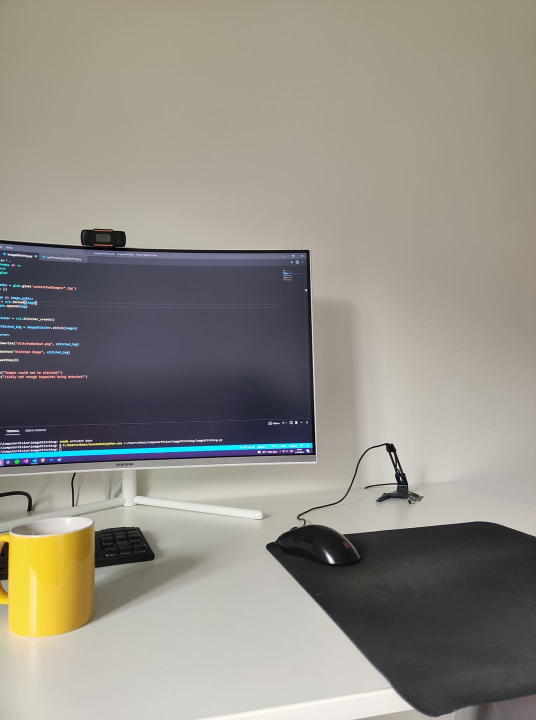
#> input picture Lab4/images/3_images/first.jpg, 1072 x 1440 px (shown at 1/2 size)
$ python tempCodeRunnerFile.py
#> lines starting #> are read from the running program, lines starting #| are printed output that depends on the picture
#> further down, img1 is the input picture: shape (1440, 1072, 3); mean B, G, R 132.5, 141.3, 145.1
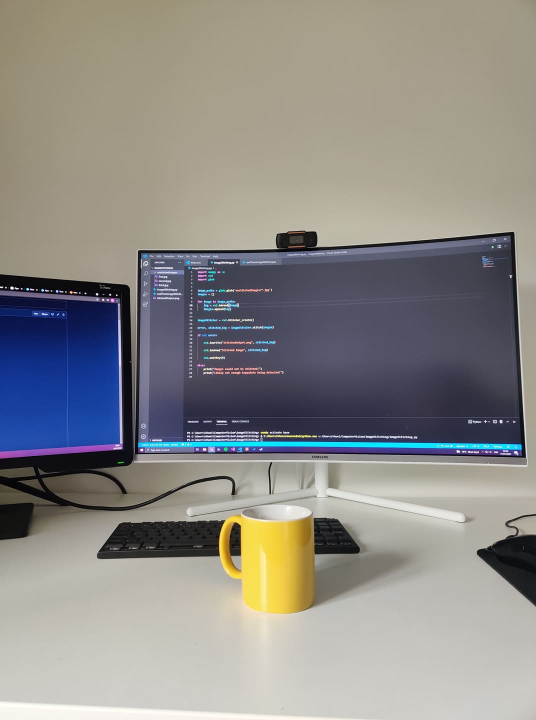
#> input picture Lab4/images/3_images/second.jpg, 1072 x 1440 px (shown at 1/2 size)
#> further down, img2 is the input picture: shape (1440, 1072, 3); mean B, G, R 135.7, 139.1, 140.8
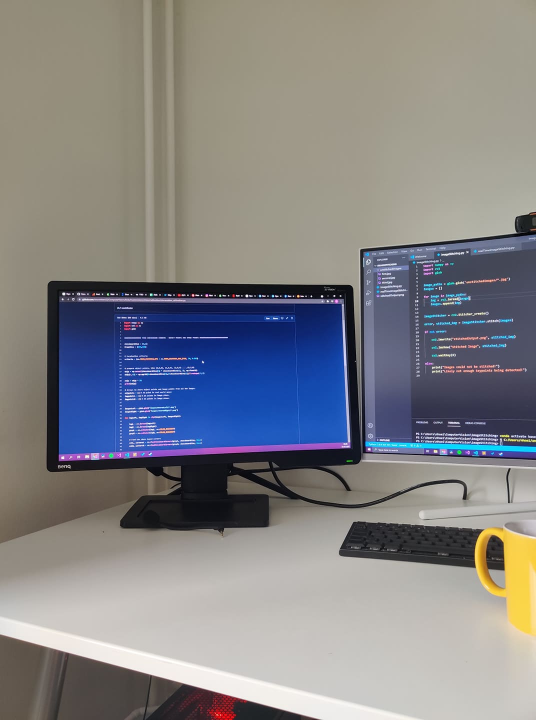
#> input picture Lab4/images/3_images/third.jpg, 1072 x 1440 px (shown at 1/2 size)
#> further down, img3 is the input picture: shape (1440, 1072, 3); mean B, G, R 133.6, 130.6, 130.7
import cv2
import numpy as np

def stitch_images(img1, img2, img3):
    # Convert images to grayscale
    gray1 = cv2.cvtColor(img1, cv2.COLOR_BGR2GRAY)
    gray2 = cv2.cvtColor(img2, cv2.COLOR_BGR2GRAY)
    gray3 = cv2.cvtColor(img3, cv2.COLOR_BGR2GRAY)
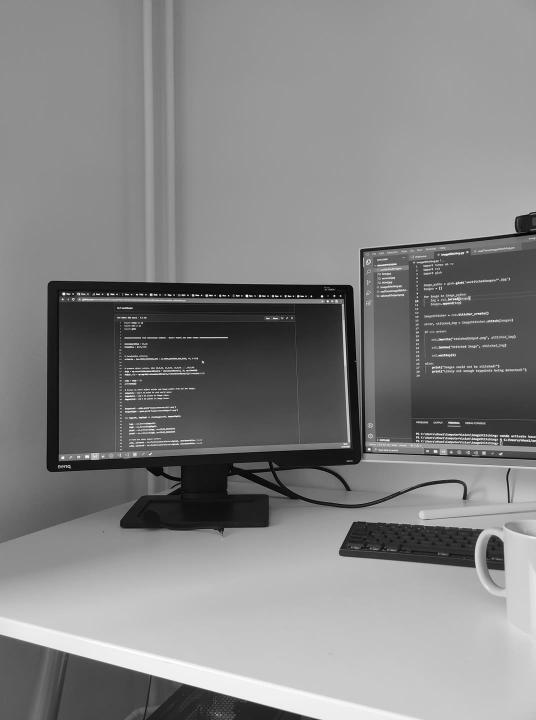
#> gray3: shape (1440, 1072) (shown at 1/2 size); min 0, max 255, mean 130.9

    # Detect keypoints and descriptors
    sift = cv2.SIFT_create()
    kp1, des1 = sift.detectAndCompute(gray1, None)
#> kp1 = 1019 keypoints; strongest (x, y, size): (592, 845, 3.6), (801, 956, 2), (518, 904, 3.5), (614, 845, 2)
    kp2, des2 = sift.detectAndCompute(gray2, None)
#> kp2 = 1592 keypoints; strongest (x, y, size): (194, 588, 3.1), (159, 586, 1.9), (171, 587, 2.2), (43, 577, 2.1)
    kp3, des3 = sift.detectAndCompute(gray3, None)
#> kp3 = 2463 keypoints; strongest (x, y, size): (644, 592, 3), (669, 592, 2.5), (623, 592, 2.1), (536, 592, 1.8)

    # Match keypoints
    bf = cv2.BFMatcher()
    matches1_2 = bf.knnMatch(des1, des2, k=2)
#> matches1_2 = 1019 matches
    matches2_3 = bf.knnMatch(des2, des3, k=2)
#> matches2_3 = 1592 matches

    # Apply ratio test
    good_matches1_2 = []
    for m, n in matches1_2:
        if m.distance < 0.75 * n.distance:
            good_matches1_2.append(m)
#> after the loop, good_matches1_2 = 324 matches

    good_matches2_3 = []
    for m, n in matches2_3:
        if m.distance < 0.75 * n.distance:
            good_matches2_3.append(m)
#> after the loop, good_matches2_3 = 544 matches

    # Estimate homographies
    src_pts1_2 = np.float32(
        [kp1[m.queryIdx].pt for m in good_matches1_2]).reshape(-1, 1, 2)
#> src_pts1_2 = 324 rows, first 8: [6.54, 1087], [7.56, 598.8], [8.48, 529], [8.79, 507.6], [12.11, 545.5], [12.34, 570.5], [12.4, 534.1], [12.88, 749.8]
    dst_pts1_2 = np.float32(
        [kp2[m.trainIdx].pt for m in good_matches1_2]).reshape(-1, 1, 2)
#> dst_pts1_2 = 324 rows, first 8: [465.1, 1048.4], [423.9, 607], [331.8, 561.9], [423.4, 524.6], [426.5, 558.7], [427.1, 581.3], [418.2, 608.6], [430.9, 742]
    H1_2, _ = cv2.findHomography(src_pts1_2, dst_pts1_2, cv2.RANSAC, 5.0)
#> H1_2 = [[0.673, 0.0198, 406.6], [-0.234, 0.898, 71.16], [-0.000309, 3.81e-06, 1]]

    src_pts2_3 = np.float32(
        [kp2[m.queryIdx].pt for m in good_matches2_3]).reshape(-1, 1, 2)
#> src_pts2_3 = 544 rows, first 8: [23.63, 575.9], [28.73, 579.9], [35.85, 577.1], [39.88, 577.4], [58.49, 586.7], [58.84, 942.3], [59.21, 1012.6], [59.53, 970.4]
    dst_pts2_3 = np.float32(
        [kp3[m.trainIdx].pt for m in good_matches2_3]).reshape(-1, 1, 2)
#> dst_pts2_3 = 544 rows, first 8: [493.4, 591.6], [497.8, 595], [139, 587.9], [142.8, 588.1], [523.8, 600.1], [530.2, 929.8], [530.6, 994.7], [523.5, 972]
    H2_3, _ = cv2.findHomography(src_pts2_3, dst_pts2_3, cv2.RANSAC, 5.0)
#> H2_3 = [[0.666, 0.0169, 460.8], [-0.256, 0.898, 73.19], [-0.00033, -6.34e-06, 1]]

    # Warp images
    h1, w1 = img1.shape[:2]
#> h1 = 1440; w1 = 1072
    h2, w2 = img2.shape[:2]
#> h2 = 1440; w2 = 1072
    h3, w3 = img3.shape[:2]
#> h3 = 1440; w3 = 1072
    warped_img2 = cv2.warpPerspective(img2, H1_2, (w1+w2, h1))
    warped_img3 = cv2.warpPerspective(img3, H2_3, (w2+w3, h2))
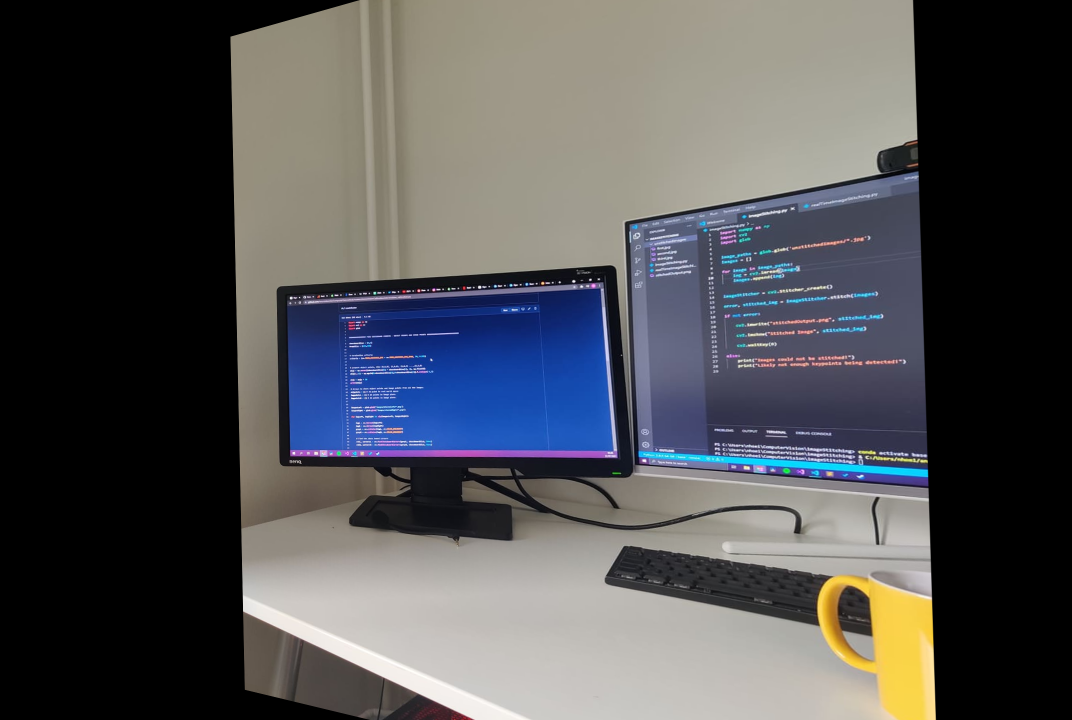
#> warped_img3: shape (1440, 2144, 3) (shown at 1/2 size); mean B, G, R 83.6, 81, 80.5

    # Resize warped images to match expected dimensions
    warped_img2 = cv2.resize(warped_img2, (w1, h1))
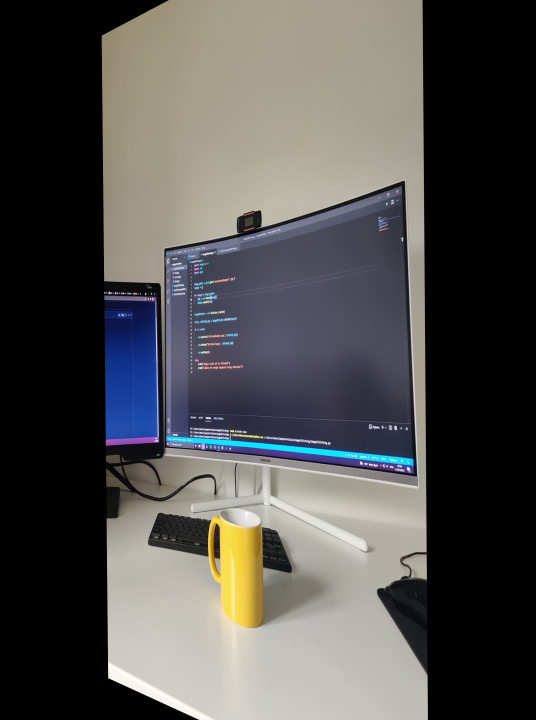
#> warped_img2: shape (1440, 1072, 3) (shown at 1/2 size); mean B, G, R 78.4, 80.2, 81.1
    warped_img3 = cv2.resize(warped_img3, (w3, h3))
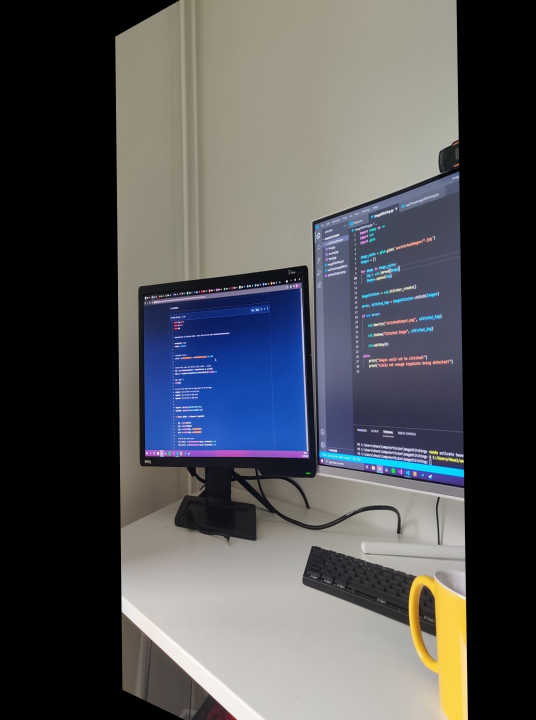
#> warped_img3: shape (1440, 1072, 3) (shown at 1/2 size); mean B, G, R 83.6, 81, 80.5

    # Combine images
    panorama = np.zeros((max(h1, h3), w1+w2+w3, 3), dtype=np.uint8)
    panorama[:h1, :w1] = img1
    panorama[:h2, w1:w1+w2] = warped_img2
    panorama[:h3, w1+w2:] = warped_img3

    return panorama


# Load images
img1 = cv2.imread('images/3_images/first.jpg')
img2 = cv2.imread('images/3_images/second.jpg')
img3 = cv2.imread('images/3_images/third.jpg')

# Check if images are loaded successfully
if img1 is None or img2 is None or img3 is None:
    print("Error: One or more images could not be loaded.")
    exit()

# Stitch images
panorama = stitch_images(img1, img2, img3)

# Scale result
scale_percent = 30  # percent of original size
width = int(panorama.shape[1] * scale_percent / 100)
#> width = 964
height = int(panorama.shape[0] * scale_percent / 100)
#> height = 432
dim = (width, height)
#> dim = (964, 432)
resized_panorama = cv2.resize(panorama, dim, interpolation=cv2.INTER_AREA)
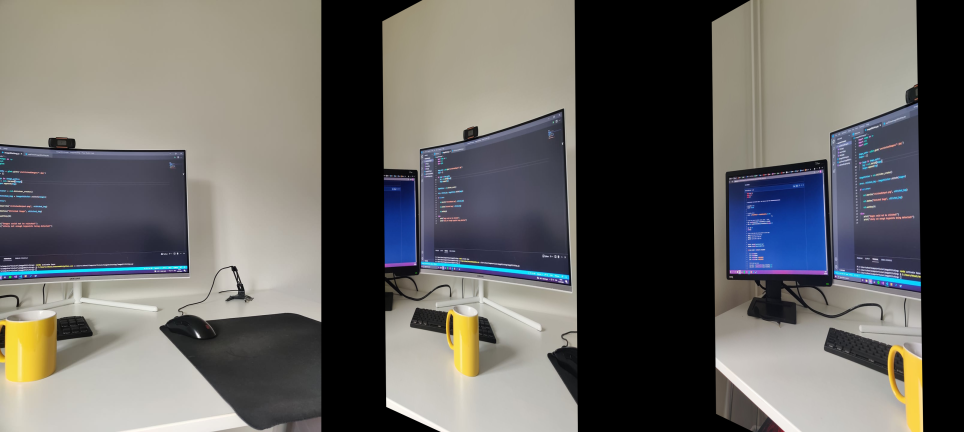
#> resized_panorama: shape (432, 964, 3); mean B, G, R 98.2, 100.8, 102.3

# Display panorama
cv2.imshow('Panorama', resized_panorama)
cv2.waitKey(0)
cv2.destroyAllWindows()
